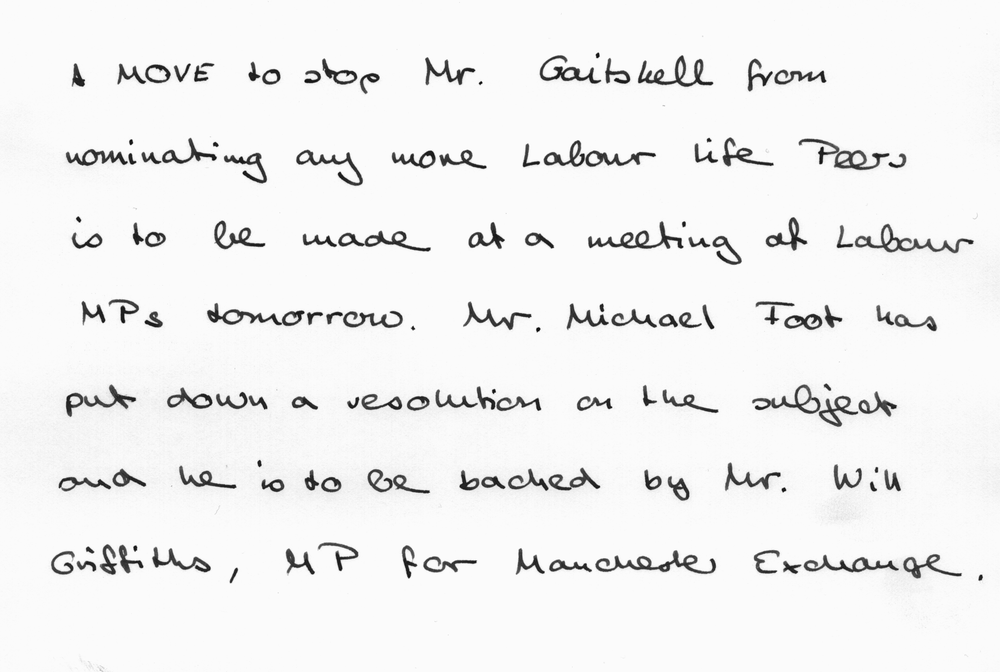
#> input picture tests/t2/1.png, 1000 x 672 px, shrunk from 2204 x 1480 before the run, found by its file name
$ python main2.py
#> lines starting #> are read from the running program, lines starting #| are printed output that depends on the picture
### old/LBP.py
import cv2
def lbp(img):
    gray = cv2.cvtColor(img, cv2.COLOR_BGR2GRAY)
    hist = [0] * 256
    height, width = gray.shape
    #    7 0 1
    #    6 C 2
    #    5 4 3
    threshold = 170
    for i in range(1, height-1):
        for j in range(1, width-1):
            if gray[i][j] < threshold:
                val = 0
                if gray[i-1][j] <= gray[i][j]:
                    val += 1
                if gray[i-1][j+1] <= gray[i][j]:
                    val += 2
                if gray[i][j+1] <= gray[i][j]:
                    val += 4
                if gray[i+1][j+1] <= gray[i][j]:
                    val += 8
                if gray[i+1][j] <= gray[i][j]:
                    val += 16
                if gray[i+1][j-1] <= gray[i][j]:
                    val += 32
                if gray[i][j-1] <= gray[i][j]:
                    val += 64
                if gray[i-1][j-1] <= gray[i][j]:
                    val += 128
                hist[val] += 1

    sm = sum(hist)
    for i in range (0,256):
        hist[i] /= sm
    return hist

### plotting.py
import matplotlib.pyplot as plt
def plotList(a):
    plt.plot(a)
    plt.show()


### old/main2.py
import cv2
import numpy as np
import plotting
from LBP import lbp
import time


image = cv2.imread(r"C:\Users\OmarHashim\Desktop\1.png")
#> image is the input picture: shape (672, 1000, 3); min 0, max 255, mean 241

start = time.time()
lbp = lbp(image)
#> lbp = 256 values, max 0.0804 at index 0, min 0 at index 106, mean 0.00391
end = time.time()

plotting.plotList(lbp)
#> in plotList, `plt.show()`:
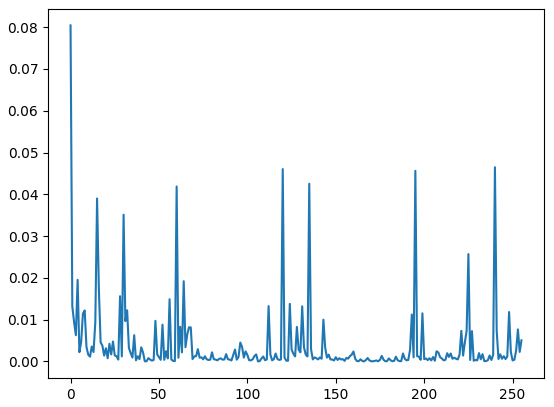
#> figure drawn by matplotlib, 1 panel; curve peaks at x = 0, y = 0.0804

print(end - start)

$ run again, with tests/t2/2.png copied over tests/t2/1.png
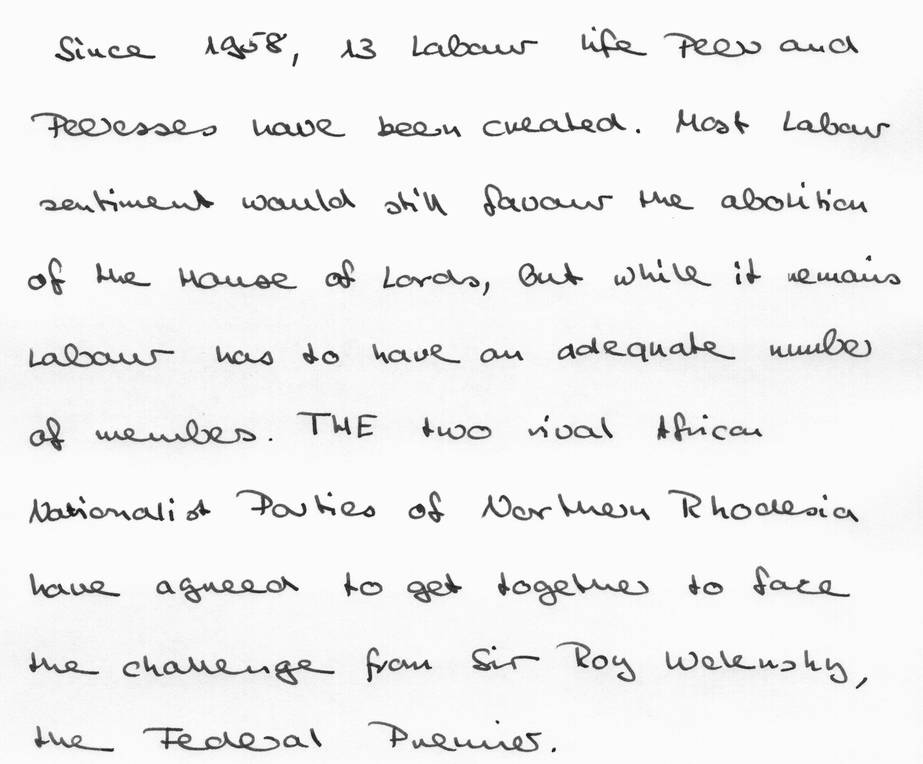
#> input picture tests/t2/2.png, 923 x 764 px, shrunk from 2156 x 1784 before the run, found by its file name
#> image is the input picture: shape (764, 923, 3); min 10, max 255, mean 239.4
#> lbp = 256 values, max 0.0831 at index 0, min 0 at index 107, mean 0.00391
#> in plotList, `plt.show()`:
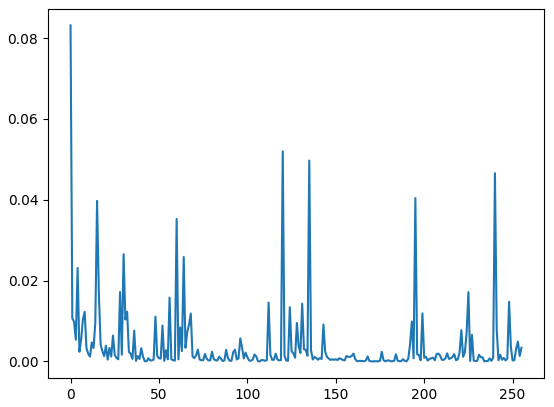
#> figure drawn by matplotlib, 1 panel; curve peaks at x = 0, y = 0.0831

$ run again, with tests/t2/t11.png copied over tests/t2/1.png
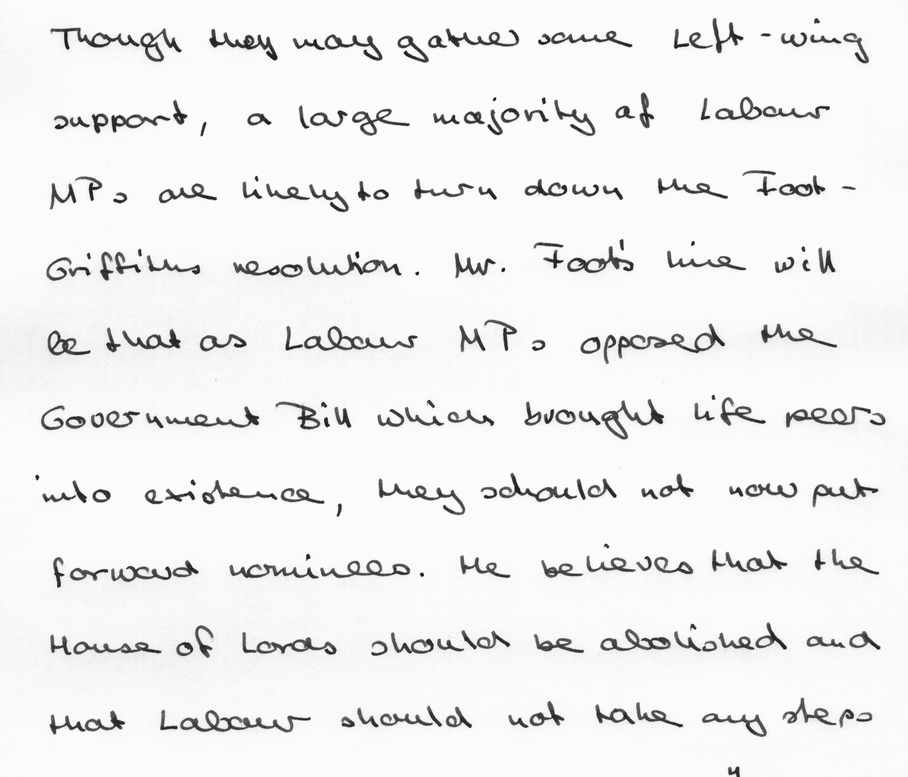
#> input picture tests/t2/t11.png, 908 x 777 px, shrunk from 2152 x 1840 before the run, found by its file name
#> image is the input picture: shape (777, 908, 3); min 4, max 255, mean 239
#> lbp = 256 values, max 0.0816 at index 0, min 0 at index 106, mean 0.00391
#> in plotList, `plt.show()`:
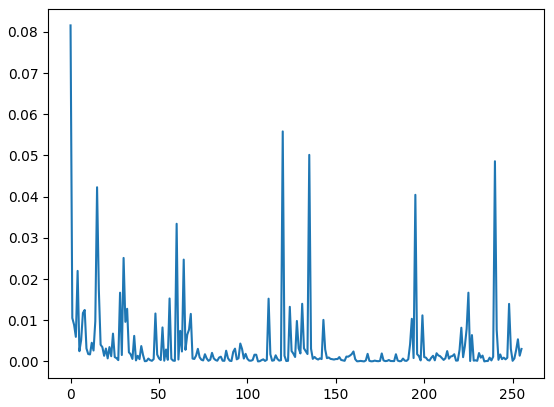
#> figure drawn by matplotlib, 1 panel; curve peaks at x = 0, y = 0.0816

$ run again, with tests/t2/y5tay.png copied over tests/t2/1.png
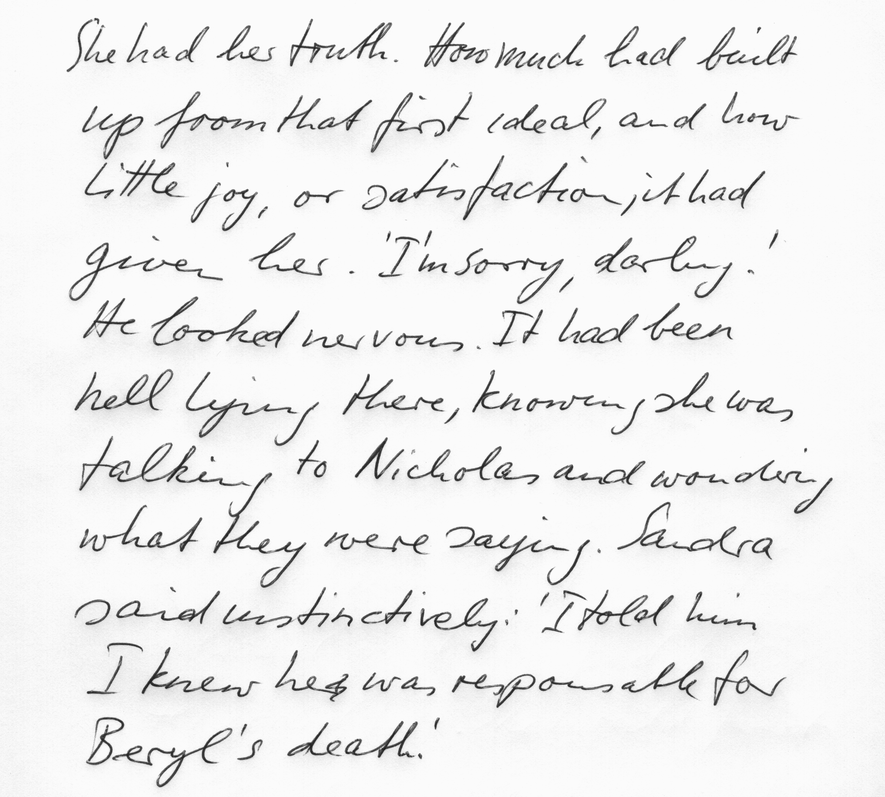
#> input picture tests/t2/y5tay.png, 885 x 797 px, shrunk from 2288 x 2060 before the run, found by its file name
#> image is the input picture: shape (797, 885, 3); min 24, max 255, mean 238.5
#> lbp = 256 values, max 0.0912 at index 0, min 0 at index 41, mean 0.00391
#> in plotList, `plt.show()`:
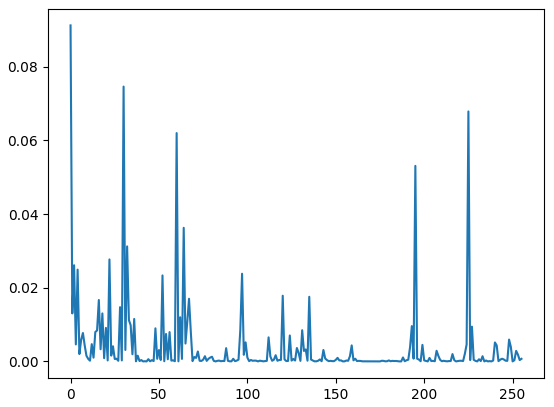
#> figure drawn by matplotlib, 1 panel; curve peaks at x = 0, y = 0.0912
